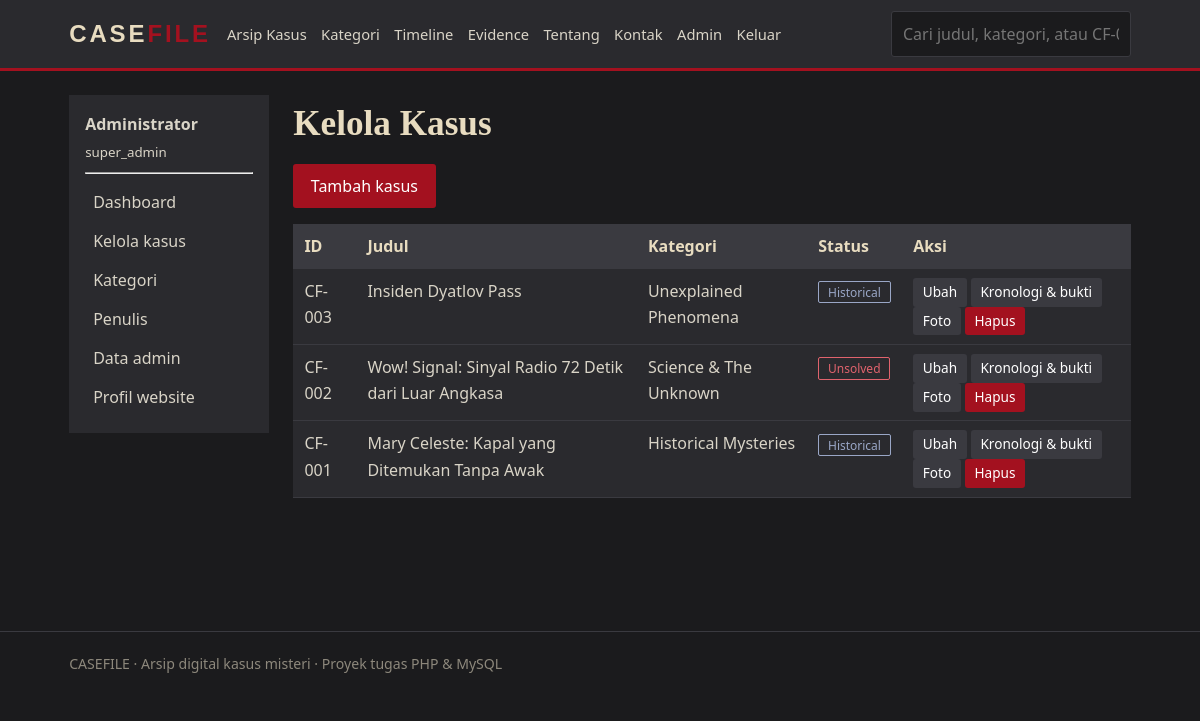
The page /admin/cases.php (signed in) on the database its author committed.
### tables this page shows
CREATE TABLE articles (
  id INT AUTO_INCREMENT PRIMARY KEY,
  case_id VARCHAR(10) NOT NULL UNIQUE,
  judul VARCHAR(200) NOT NULL,
  ringkasan VARCHAR(300) NOT NULL,
  isi MEDIUMTEXT NOT NULL,
  category_id INT NOT NULL,
  author_id INT NOT NULL,
  admin_id INT NULL,
  status ENUM('Solved','Unsolved','Ongoing Investigation','Historical') NOT NULL DEFAULT 'Historical',
  lokasi VARCHAR(100) NOT NULL,
  tahun SMALLINT NOT NULL,
  editors_note TEXT,
  views INT NOT NULL DEFAULT 0,
  created_at TIMESTAMP DEFAULT CURRENT_TIMESTAMP,
  FOREIGN KEY (category_id) REFERENCES categories(id),
  FOREIGN KEY (author_id) REFERENCES authors(id),
  FOREIGN KEY (admin_id) REFERENCES admins(id) ON DELETE SET NULL
);

CREATE TABLE categories (
  id INT AUTO_INCREMENT PRIMARY KEY,
  nama VARCHAR(100) NOT NULL,
  deskripsi TEXT
);

### admin/cases.php (the view, shortened to what this page needs)
<?php
require 'auth.php'; $title = 'Kelola Kasus';
$r = $conn->query("SELECT a.*,c.nama kategori FROM articles a JOIN categories c ON c.id=a.category_id ORDER BY a.id DESC");
include '_head.php';
?>
<h1>Kelola Kasus</h1><p><a class="btn" href="case_form.php">Tambah kasus</a></p>
<table><tr><th>ID</th><th>Judul</th><th>Kategori</th><th>Status</th><th>Aksi</th></tr>
<?php while ($a = $r->fetch_assoc()): ?>
<tr><td><?= e($a['case_id']) ?></td><td><?= e($a['judul']) ?></td><td><?= e($a['kategori']) ?></td><td><?= badge($a['status']) ?></td>
<td>
  <a class="btn sm alt" href="case_form.php?id=<?= $a['id'] ?>">Ubah</a>
  <a class="btn sm alt" href="extras.php?id=<?= $a['id'] ?>">Kronologi &amp; bukti</a>
  <a class="btn sm alt" href="photos.php?id=<?= $a['id'] ?>">Foto</a>
  <form method="post" class="inline" onsubmit="return confirm('Hapus kasus ini beserta kronologi dan buktinya?')">
    <?= csrf_field() ?><input type="hidden" name="id" value="<?= $a['id'] ?>"><button class="sm btn">Hapus</button></form>
</td></tr>
<?php endwhile; ?></table>
<?php include '_foot.php'; ?>

### koneksi.php (shortened to what this page needs)
<?php
function e($s) { return htmlspecialchars((string)$s, ENT_QUOTES, 'UTF-8'); }
function badge($s) {
    return '<span class="badge s-' . strtolower(str_replace(' ', '-', $s)) . '">' . e($s) . '</span>';
}

### assets/style.css (style rules this page uses)
:root { --char:#1b1b1d;--gray:#2a2a2e;--gray2:#3a3a40;--red:#a3111f;--paper:#e8dcc0;--ink:#d9d4c7 }
* { box-sizing:border-box }
body { margin:0;background:var(--char);color:var(--ink);font:16px/1.65 "Segoe UI",system-ui,sans-serif }
a { color:inherit;text-decoration:none }
h1,h2,h3 { font-family:Georgia,"Times New Roman",serif;color:var(--paper);line-height:1.25;margin:.2em 0 .5em }
h1 { font-size:2.2rem }
.badge { font-size:.75rem;padding:.1rem .55rem;border:1px solid currentColor;border-radius:2px }
.s-unsolved { color:#e0636d }
.s-historical { color:#9aa7c7 }
table { width:100%;border-collapse:collapse;background:var(--gray) }
th,td { padding:.55rem .7rem;border-bottom:1px solid var(--gray2);text-align:left;vertical-align:top }
th { background:var(--gray2);color:var(--paper) }
button,.btn { background:var(--red);color:#fff;border:0;padding:.55rem 1.1rem;border-radius:3px;cursor:pointer;font:inherit;display:inline-block }
.btn.alt { background:var(--gray2) }
.btn.sm { padding:.2rem .6rem;font-size:.85rem }
.inline { display:inline }

### rows shown on the page
articles: case "CF-003", judul "Insiden Dyatlov Pass", category.nama "Unexplained Phenomena", status "Historical"
articles: case "CF-002", judul "Wow! Signal: Sinyal Radio 72 Detik dari Luar Angkasa", category.nama "Science & The Unknown", status "Unsolved"
articles: case "CF-001", judul "Mary Celeste: Kapal yang Ditemukan Tanpa Awak", category.nama "Historical Mysteries", status "Historical"

### other values the page prints
$me['nama'] "Administrator"
$me['role'] "super_admin"
